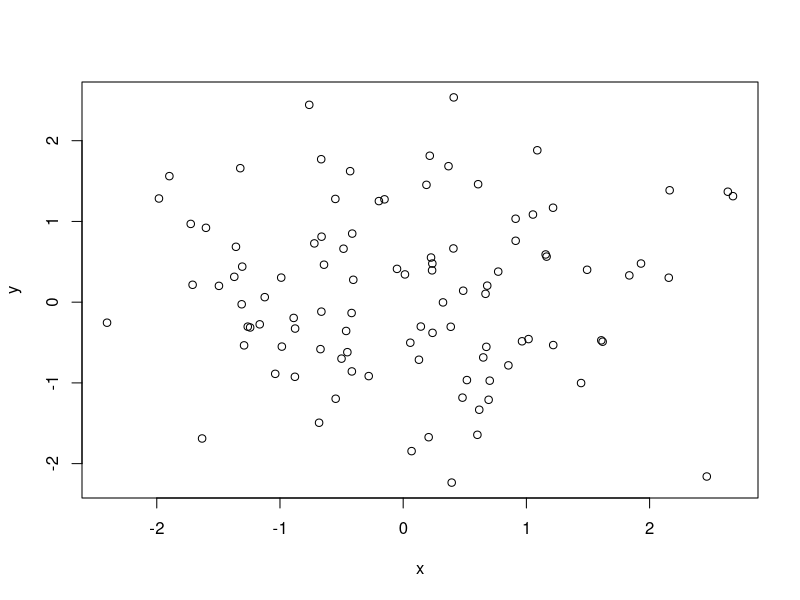
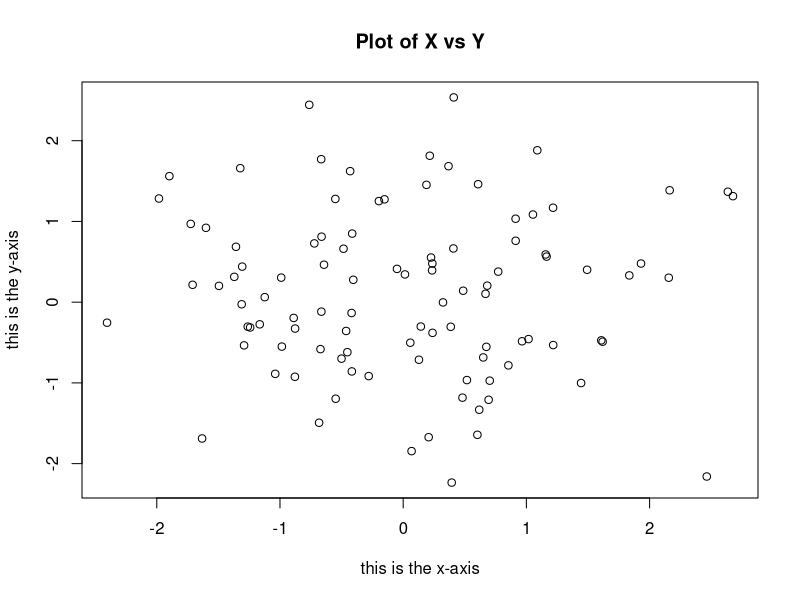

Generate these figures, in order, with R:
# Chapter 2 Lab: Introduction to R

# 2.3.1 Basic Commands
x <- c(1,3,2,5)
x
x = c(1,6,2)
x
y = c(1,4,3)
length(x)
length(y)
x+y
ls()
rm(x,y)
ls()
rm(list=ls())
?matrix
x = matrix(data=c(1,2,3,4), nrow=2, ncol=2)
x
x = matrix(c(1,2,3,4), 2, 2)
x
matrix(c(1,2,3,4), 2, 2, byrow=T)
sqrt(x)
x^2
x = rnorm(50)
y = x + rnorm(50, mean=50, sd=.1)
cor(x,y)
set.seed(1303)
rnorm(50)
set.seed(3)
y = rnorm(100)
mean(y)
var(y)
sqrt(var(y))
sd(y)

# 2.3.2 Graphics
x = rnorm(100)
y = rnorm(100)
plot(x, y)
plot(x, y, xlab="this is the x-axis", ylab="this is the y-axis", main="Plot of X vs Y")
pdf("Figure.pdf")
plot(x, y, col="green")
dev.off()